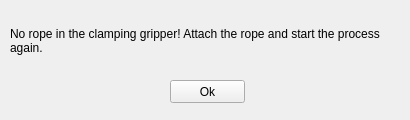
<?xml version="1.0" encoding="UTF-8"?>
<ui version="4.0">
 <class>Form</class>
 <widget class="QWidget" name="Form">
  <property name="geometry">
   <rect>
    <x>0</x>
    <y>0</y>
    <width>410</width>
    <height>120</height>
   </rect>
  </property>
  <property name="windowTitle">
   <string>No rope in the gripper</string>
  </property>
  <widget class="QPushButton" name="pushButton">
   <property name="geometry">
    <rect>
     <x>170</x>
     <y>80</y>
     <width>75</width>
     <height>23</height>
    </rect>
   </property>
   <property name="text">
    <string>Ok</string>
   </property>
  </widget>
  <widget class="QLabel" name="label">
   <property name="geometry">
    <rect>
     <x>10</x>
     <y>10</y>
     <width>391</width>
     <height>61</height>
    </rect>
   </property>
   <property name="text">
    <string>No rope in the clamping gripper! Attach the rope and start the process again.</string>
   </property>
   <property name="scaledContents">
    <bool>false</bool>
   </property>
   <property name="wordWrap">
    <bool>true</bool>
   </property>
  </widget>
 </widget>
 <resources/>
 <connections/>
</ui>
